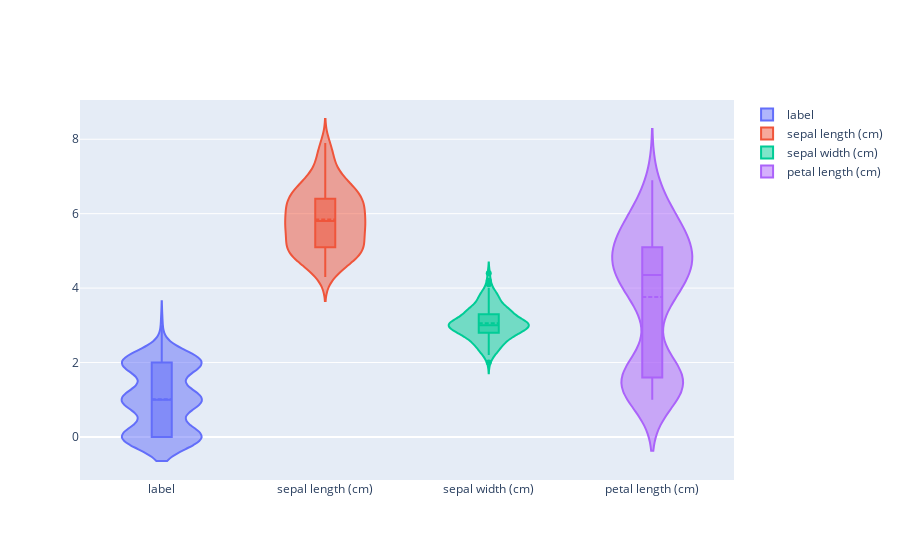

Here is the notebook cell this chart was saved with:
### Code cell
import plotly.graph_objects as go
import pandas as pd
import plotly.express as px

fig = go.Figure()
for feature in list(df.columns[0:4]):
    fig.add_trace(go.Violin(y=df[feature],
        name=feature,
        box_visible=True,
        meanline_visible=True))

fig.show()

### Figure 1 — Plotly figure (JSON) as saved in the notebook; plotly's stock layout.template omitted (floating-point values rounded to 4 significant figures; data arrays with more than 128 entries replaced by an {"elided": "..."} marker saying what was removed)
{"data": [{"box": {"visible": true}, "meanline": {"visible": true}, "name": "label", "type": "violin", "y": {"elided": "151 int values"}}, {"box": {"visible": true}, "meanline": {"visible": true}, "name": "sepal length (cm)", "type": "violin", "y": {"elided": "151 float values"}}, {"box": {"visible": true}, "meanline": {"visible": true}, "name": "sepal width (cm)", "type": "violin", "y": {"elided": "151 float values"}}, {"box": {"visible": true}, "meanline": {"visible": true}, "name": "petal length (cm)", "type": "violin", "y": {"elided": "151 float values"}}], "layout": {}}
